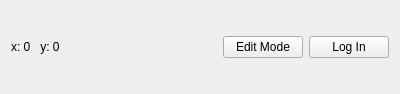
<?xml version="1.0" encoding="UTF-8"?>
<ui version="4.0">
 <class>TopWidget</class>
 <widget class="QWidget" name="TopWidget">
  <property name="geometry">
   <rect>
    <x>0</x>
    <y>0</y>
    <width>400</width>
    <height>94</height>
   </rect>
  </property>
  <property name="windowTitle">
   <string>Form</string>
  </property>
  <layout class="QHBoxLayout" name="horizontalLayout">
   <item>
    <widget class="QLabel" name="panLabel">
     <property name="text">
      <string notr="true">x: 0   y: 0</string>
     </property>
    </widget>
   </item>
   <item>
    <spacer name="horizontalSpacer">
     <property name="orientation">
      <enum>Qt::Horizontal</enum>
     </property>
     <property name="sizeHint" stdset="0">
      <size>
       <width>230</width>
       <height>20</height>
      </size>
     </property>
    </spacer>
   </item>
   <item>
    <widget class="QPushButton" name="editModeButton">
     <property name="text">
      <string>Edit Mode</string>
     </property>
     <property name="checkable">
      <bool>true</bool>
     </property>
    </widget>
   </item>
   <item>
    <widget class="QPushButton" name="loginButton">
     <property name="text">
      <string notr="true">Log In</string>
     </property>
    </widget>
   </item>
  </layout>
 </widget>
 <resources/>
 <connections/>
</ui>
